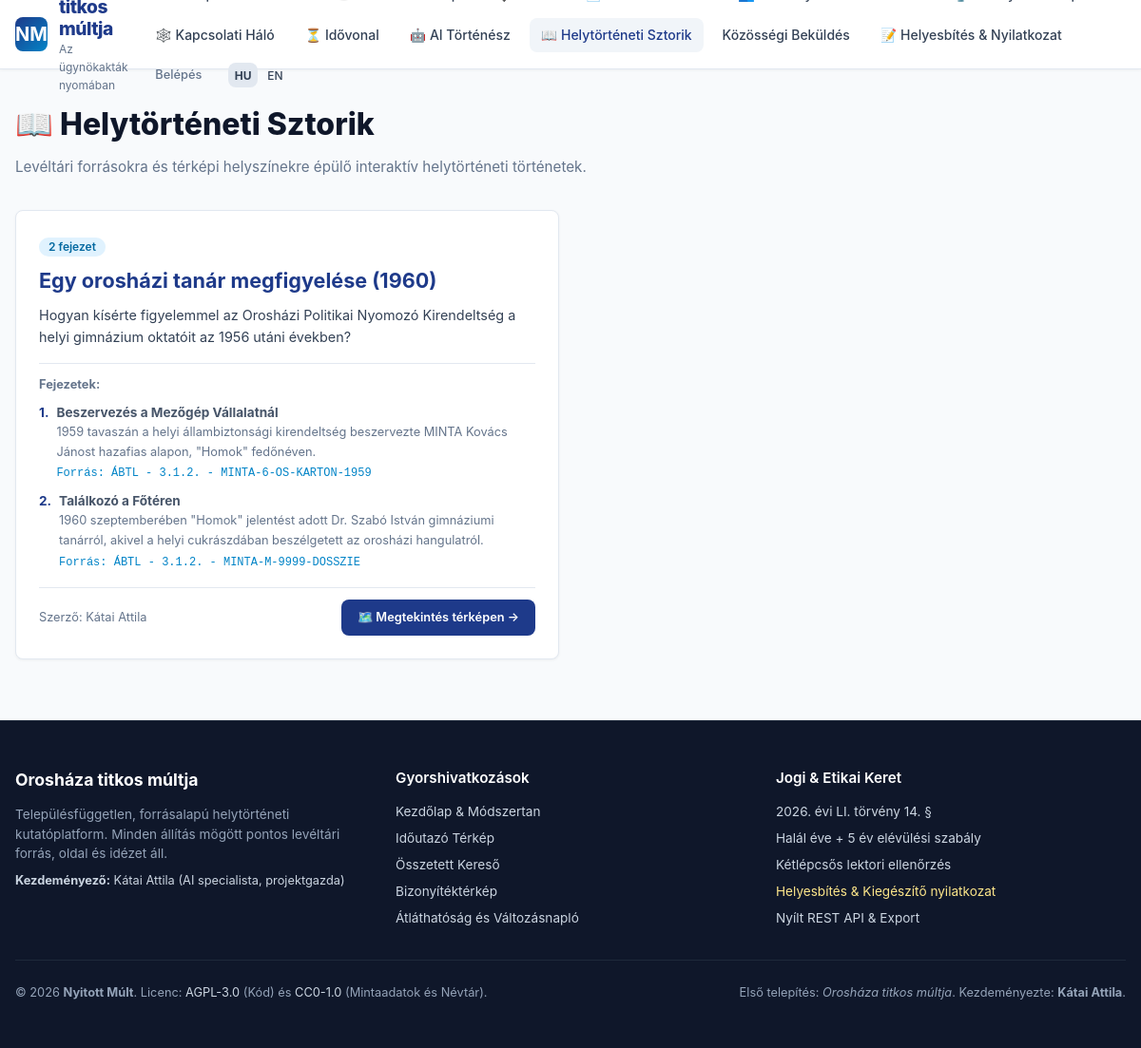
Screenshot of /tortenetek with the database file from the repository.
### tables this page shows
CREATE TABLE IF NOT EXISTS `stories` (
  `id` CHAR(36) NOT NULL,
  `slug` VARCHAR(128) NOT NULL UNIQUE,
  `title` VARCHAR(255) NOT NULL,
  `summary` TEXT NOT NULL,
  `cover_image` VARCHAR(255) NULL,
  `is_published` TINYINT(1) NOT NULL DEFAULT 0,
  `author_name` VARCHAR(128) NOT NULL,
  `created_at` DATETIME NOT NULL DEFAULT CURRENT_TIMESTAMP,
  `updated_at` DATETIME NOT NULL DEFAULT CURRENT_TIMESTAMP ON UPDATE CURRENT_TIMESTAMP,
  PRIMARY KEY (`id`)
);

CREATE TABLE IF NOT EXISTS `story_steps` (
  `id` CHAR(36) NOT NULL,
  `story_id` CHAR(36) NOT NULL,
  `step_number` INT NOT NULL,
  `title` VARCHAR(255) NOT NULL,
  `content` TEXT NOT NULL,
  `focus_lat` DECIMAL(10, 7) NULL,
  `focus_lng` DECIMAL(10, 7) NULL,
  `focus_zoom` INT NULL,
  `document_id` CHAR(36) NULL,
  `page_id` CHAR(36) NULL,
  `claim_id` CHAR(36) NULL,
  PRIMARY KEY (`id`),
  CONSTRAINT `fk_step_story` FOREIGN KEY (`story_id`) REFERENCES `stories` (`id`) ON DELETE CASCADE,
  CONSTRAINT `fk_step_doc` FOREIGN KEY (`document_id`) REFERENCES `source_documents` (`id`) ON DELETE SET NULL,
  CONSTRAINT `fk_step_page` FOREIGN KEY (`page_id`) REFERENCES `pages` (`id`) ON DELETE SET NULL,
  CONSTRAINT `fk_step_claim` FOREIGN KEY (`claim_id`) REFERENCES `claims` (`id`) ON DELETE SET NULL
);

CREATE TABLE IF NOT EXISTS `source_documents` (
  `id` CHAR(36) NOT NULL,
  `archive_code` VARCHAR(128) NOT NULL UNIQUE,
  `document_type` ENUM(
    '6_os_karton',
    'b_naplo',
    'h_adattar',
    'b_dosszie',
    'm_dosszie',
    'o_dosszie',
    'vizsgalati_dosszie',
    'egyeb'
  ) NOT NULL,
  `title` VARCHAR(255) NOT NULL,
  `date_created` DATE NULL,
  `original_url` TEXT NULL,
  `downloaded_at` DATETIME NULL,
  `sha256_hash` CHAR(64) NULL,
  `license_note` TEXT NULL,
  `created_at` DATETIME NOT NULL DEFAULT CURRENT_TIMESTAMP,
  `updated_at` DATETIME NOT NULL DEFAULT CURRENT_TIMESTAMP ON UPDATE CURRENT_TIMESTAMP,
  PRIMARY KEY (`id`),
  INDEX `idx_doc_type` (`document_type`),
  INDEX `idx_date_created` (`date_created`)
);

### public_html/index.php (called while the page is built, shortened)
<?php
require_once __DIR__ . '/src/Database.php';
require_once __DIR__ . '/src/i18n.php';
Router::dispatch();

### public_html/src/i18n.php (called while the page is built, shortened)
<?php
    class I18n
    {
        private static string $currentLocale = 'hu';
        private static array $translations = [];
        public static function init(): void
        {
            if (isset($_GET['lang']) && in_array($_GET['lang'], ['hu', 'en'], true)) {
                self::$currentLocale = $_GET['lang'];
                $_SESSION['lang'] = self::$currentLocale;
            } elseif (isset($_SESSION['lang']) && in_array($_SESSION['lang'], ['hu', 'en'], true)) {
                self::$currentLocale = $_SESSION['lang'];
            } else {
                self::$currentLocale = defined('DEFAULT_LOCALE') ? DEFAULT_LOCALE : 'hu';
            }
        }
        private static function loadLocale(string $locale): void
        {
            $filePath = dirname(__DIR__) . '/locales/' . $locale . '.json';
            if (file_exists($filePath)) {
                $data = json_decode(file_get_contents($filePath), true);
                if (is_array($data)) {
                    self::$translations[$locale] = $data;
                }
            }
        }
        public static function trans(string $key, array $replace = []): string
        {
            $locale = self::$currentLocale;
            $parts = explode('.', $key);
            $current = self::$translations[$locale] ?? [];
            foreach ($parts as $part) {
                if (is_array($current) && isset($current[$part])) {
                    $current = $current[$part];
                } else {
                    return self::fallbackTrans($key, $replace);
                }
            }
            $text = is_string($current) ? $current : $key;
            return $text;
        }
    }
    if (!function_exists('__')) {
        function __(string $key, array $replace = []): string
        {
            return \NyitottMult\I18n::trans($key, $replace);
        }
    }

### public_html/src/Database.php (called while the page is built, shortened)
<?php
class Database
{
    private static ?PDO $instance = null;
    public static function getConnection(): ?PDO
    {
        if (self::$instance !== null) {
            return self::$instance;
        }
        try {
            $dsn = sprintf(
                'mysql:host=%s;port=%d;dbname=%s;charset=%s',
                DB_HOST,
                DB_PORT,
                DB_NAME,
                DB_CHARSET
            );
            $options = [
                PDO::ATTR_ERRMODE => PDO::ERRMODE_EXCEPTION,
                PDO::ATTR_DEFAULT_FETCH_MODE => PDO::FETCH_ASSOC,
                PDO::ATTR_EMULATE_PREPARES => false,
                PDO::MYSQL_ATTR_INIT_COMMAND => "SET NAMES utf8mb4 COLLATE utf8mb4_unicode_ci"
            ];
            self::$instance = new PDO($dsn, DB_USER, DB_PASS, $options);
            return self::$instance;
        } catch (PDOException $e) {
            self::$lastError = $e->getMessage();
            error_log('[DB Error] ' . $e->getMessage());
            return null;
        }
    }
    public static function query(string $sql, array $params = []): array
    {
        $db = self::getConnection();
        $stmt = $db->prepare($sql);
        $stmt->execute($params);
        return $stmt->fetchAll();
    }
}

### public_html/views/stories.php (the view, shortened to what this page needs)
<?php
include __DIR__ . '/layout/header.php';
$stories = Database::query("SELECT * FROM stories WHERE is_published = 1 ORDER BY created_at DESC");
?>
<div style="margin-bottom: 2rem;">
    <h1 style="font-size: 2rem; font-weight: 800; color: #0f172a; margin-bottom: 0.5rem;">
        📖 <?= __('nav.stories') ?>
    </h1>
    <p style="color: var(--text-muted); font-size: 0.95rem;">
        Levéltári forrásokra és térképi helyszínekre épülő interaktív helytörténeti történetek.
    </p>
</div>
<div class="grid grid-cols-2">
    <?php foreach ($stories as $story): ?>
        <?php
        $steps = Database::query(
            "SELECT ss.*, d.archive_code, c.quote
             FROM story_steps ss
             LEFT JOIN source_documents d ON ss.document_id = d.id
             LEFT JOIN claims c ON ss.claim_id = c.id
             WHERE ss.story_id = :sid ORDER BY ss.step_number ASC",
            ['sid' => $story['id']]
        );
        ?>
        <div class="card" style="display: flex; flex-direction: column; justify-content: space-between;">
            <div>
                <span class="badge" style="background: #e0f2fe; color: #0369a1; margin-bottom: 0.5rem;">
                    <?= count($steps) ?> fejezet
                </span>
                <h2 style="font-size: 1.35rem; font-weight: 700; color: var(--primary); margin-bottom: 0.5rem;">
                    <?= htmlspecialchars($story['title']) ?>
                </h2>
                <p style="font-size: 0.9rem; color: #334155; line-height: 1.6; margin-bottom: 1rem;">
                    <?= htmlspecialchars($story['summary']) ?>
                </p>
                <div style="border-top: 1px solid var(--border); padding-top: 0.75rem; margin-bottom: 1rem;">
                    <div style="font-size: 0.8rem; font-weight: 700; color: var(--text-muted); margin-bottom: 0.5rem;">Fejezetek:</div>
                    <ul style="list-style: none; display: flex; flex-direction: column; gap: 0.5rem;">
                        <?php foreach ($steps as $st): ?>
                            <li style="font-size: 0.85rem; color: #475569; display: flex; gap: 0.5rem; align-items: flex-start;">
                                <span style="font-weight: 700; color: var(--primary);"><?= $st['step_number'] ?>.</span>
                                <div>
                                    <strong><?= htmlspecialchars($st['title']) ?></strong>
                                    <div style="font-size: 0.8rem; color: #64748b;"><?= htmlspecialchars($st['content']) ?></div>
                                    <?php if (!empty($st['archive_code'])): ?>
                                        <div style="font-size: 0.75rem; color: var(--secondary); font-family: monospace; margin-top: 0.2rem;">
                                            Forrás: <?= htmlspecialchars($st['archive_code']) ?>
                                        </div>
                                    <?php endif; ?>
                                </div>
                            </li>
                        <?php endforeach; ?>
                    </ul>
                </div>
            </div>
            <div style="display: flex; justify-content: space-between; align-items: center; border-top: 1px solid var(--border); padding-top: 0.75rem;">
                <span style="font-size: 0.8rem; color: var(--text-muted);">Szerző: <?= htmlspecialchars($story['author_name']) ?></span>
                <a href="/terkep" class="btn btn-primary" style="font-size: 0.8rem;">
                    🗺️ Megtekintés térképen &rarr;
                </a>
            </div>
        </div>
    <?php endforeach; ?>
</div>
<?php include __DIR__ . '/layout/footer.php'; ?>

### public_html/assets/css/style.css (style rules this page uses)
:root { --primary: #1e3a8a; --primary-hover: #172554; --secondary: #0284c7; --accent: #b45309; --bg-main: #f8fafc; --bg-card: #ffffff; --text-main: #0f172a; --text-muted: #64748b; --border: #e2e8f0; --success: #15803d; --warning: #b45309; --danger: #b91c1c; --radius: 0.5rem; }
*, *::before, *::after { box-sizing: border-box; margin: 0; padding: 0; }
body { font-family: -apple-system, BlinkMacSystemFont, "Segoe UI", Roboto, "Helvetica Neue", Arial, sans-serif; background-color: var(--bg-main); color: var(--text-main); line-height: 1.6; min-height: 100vh; display: flex; flex-direction: column; }
.btn { display: inline-flex; align-items: center; justify-content: center; gap: 0.5rem; padding: 0.5rem 1rem; font-size: 0.875rem; font-weight: 600; border-radius: var(--radius); cursor: pointer; border: 1px solid transparent; text-decoration: none; transition: all 0.15s ease-in-out; }
.btn-primary { background-color: var(--primary); color: #ffffff; }
.card { background: var(--bg-card); border: 1px solid var(--border); border-radius: var(--radius); padding: 1.5rem; box-shadow: 0 1px 3px 0 rgba(0, 0, 0, 0.05); }
.badge { display: inline-flex; align-items: center; padding: 0.25rem 0.625rem; font-size: 0.75rem; font-weight: 600; border-radius: 9999px; line-height: 1; }
.grid { display: grid; gap: 1.5rem; }
.grid-cols-2 { grid-template-columns: repeat(2, minmax(0, 1fr)); }

### rows the page displays
stories: count($steps) "2", title "Egy orosházi tanár megfigyelése (1960)", summary "Hogyan kísérte figyelemmel az Orosházi Politikai Nyomozó Kirendeltség a helyi gimnázium oktatóit az 1956 utáni években?", author_name "Kátai Attila"
story_steps: step_number "1", title "Beszervezés a Mezőgép Vállalatnál", content "1959 tavaszán a helyi állambiztonsági kirendeltség beszervezte MINTA Kovács Jánost hazafias alapon, \"Homok\" fedőnéven.", document.archive_code "ÁBTL - 3.1.2. - MINTA-6-OS-KARTON-1959"
story_steps: step_number "2", title "Találkozó a Főtéren", content "1960 szeptemberében \"Homok\" jelentést adott Dr. Szabó István gimnáziumi tanárról, akivel a helyi cukrászdában beszélgetett az orosházi hangulatról.", document.archive_code "ÁBTL - 3.1.2. - MINTA-M-9999-DOSSZIE"

### other values shown
$siteConfig['site']['subtitle'] "Az ügynökakták nyomában"
__('nav.network') "Kapcsolati Háló"
__('nav.timeline') "Idővonal"
__('nav.ai_historian') "AI Történész"
__('nav.stories') "Helytörténeti Sztorik"
__('nav.community') "Közösségi Beküldés"
__('nav.correction') "Helyesbítés & Nyilatkozat"
$siteConfig['site']['name'] "Orosháza titkos múltja"
$siteConfig['site']['initiator']['name'] "Kátai Attila"
$siteConfig['site']['initiator']['title'] "AI specialista, projektgazda"
